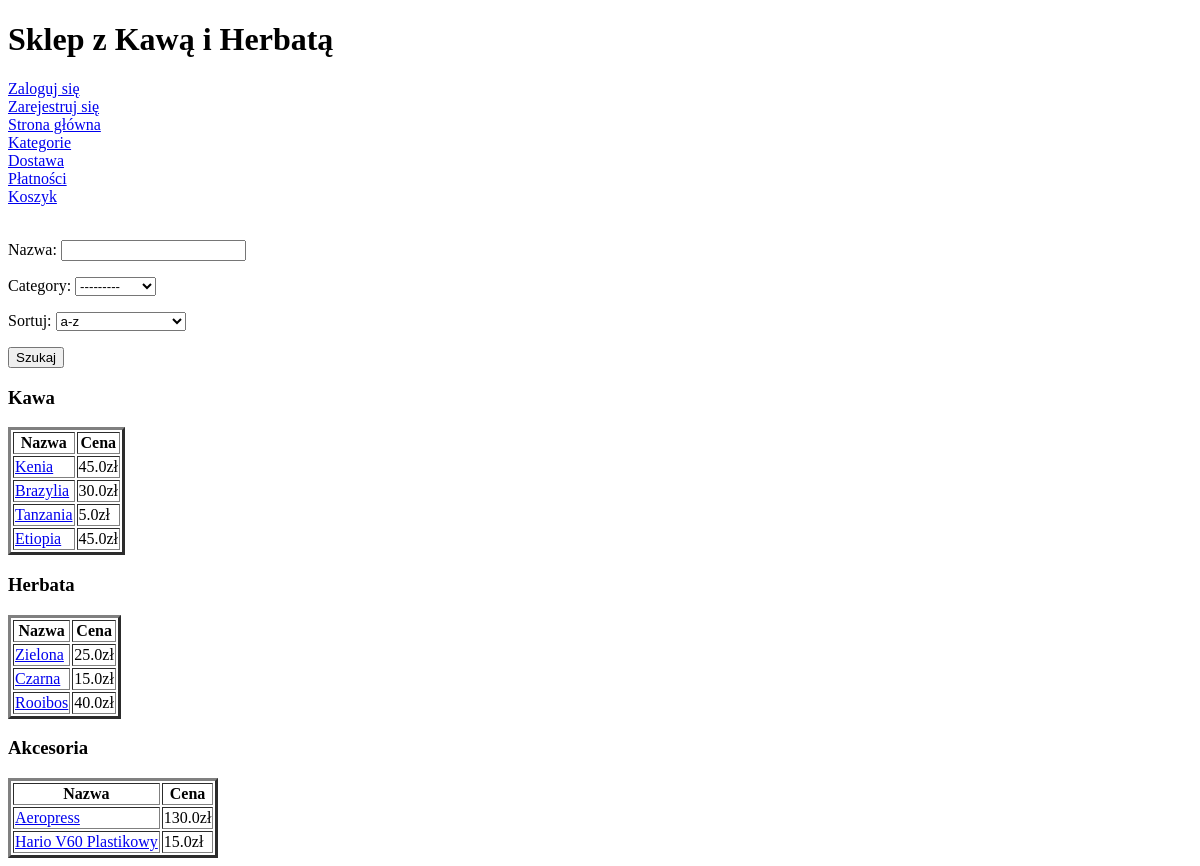
The app's page /, older data.
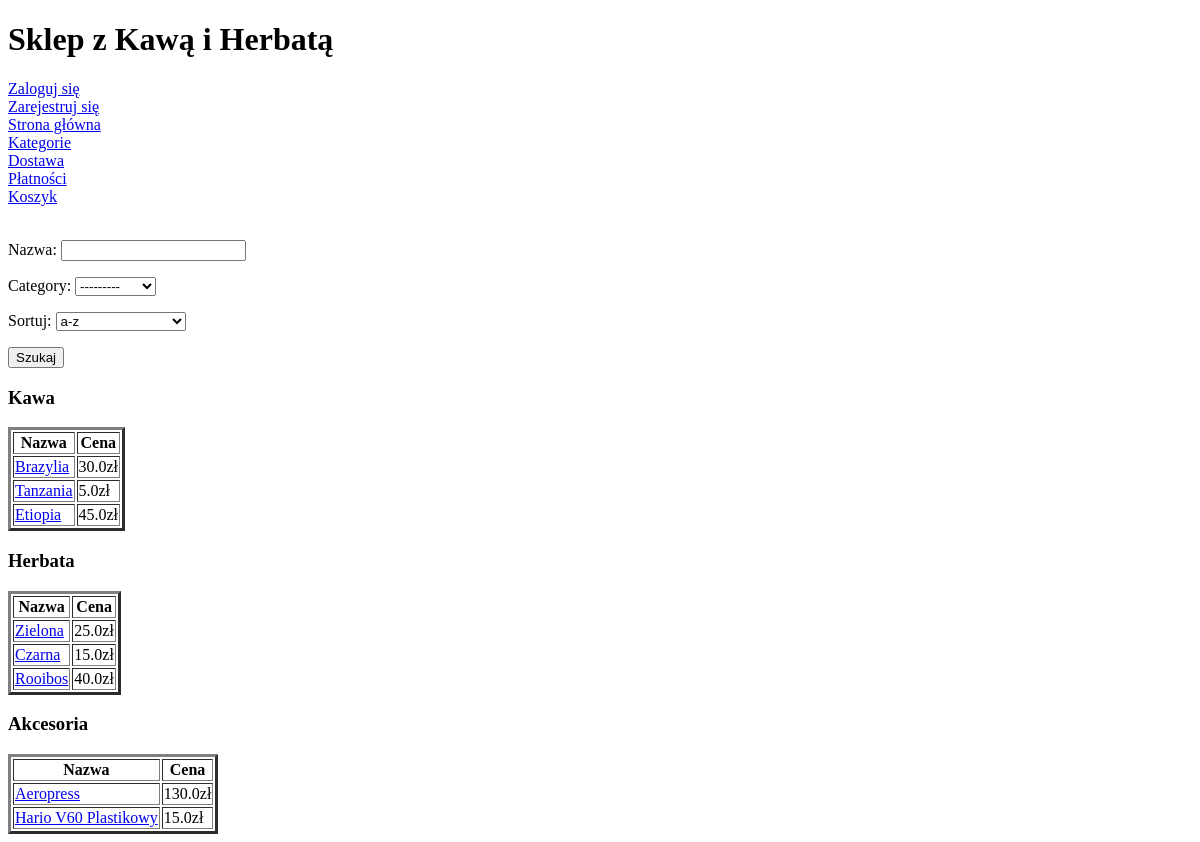
The same page, newer data.
### mysite/models.py (models this page shows)
class Category(models.Model):
    name = models.CharField('Nazwa', max_length=50, unique=True)
    def __str__(self):
        return f'{self.name}'

class Product(models.Model):
    name = models.CharField('Nazwa', max_length=50, null=True, blank=True)
    price =  models.FloatField('Cena', validators=[MinValueValidator(0)])
    category = models.ForeignKey(Category, models.PROTECT, 'Kategoria', null=True, blank=True)
    description = models.TextField('Opis', null=True, blank=True)
    availability = models.BooleanField('Dostępność')
    quantity = models.PositiveIntegerField('Ilość w magazynie')
    def __str__(self):
        return f'{self.name}'

### mysite/views.py (the view)
# urls.py: path('', views.HomePageView.as_view(), name="home"),
class HomePageView(ListView):
    model = Product
    template_name = 'mysite/product/product_list.html'
    def get_context_data(self, context=None, **kwargs):
        context = super().get_context_data(**kwargs)
        sort = None
        form = ProductSearchForm(self.request.GET)
        if form.is_valid():
            sort = form.cleaned_data.get('sort', '')
            if form.cleaned_data.get('name', ''):
                name = form.cleaned_data.get('name', '').strip()
                if name:
                    context["product_list"] = context["product_list"].filter(name__icontains=name)
        category = self.request.GET.get('category') if self.request.GET.get('category') != None else ''
        if category:
            context["one_category"] = Category.objects.get(pk=category)
            context["product_list"] = context["product_list"].filter(category=category)
        else:
            context["category_list"] = Category.objects.all()
        if sort:
            context["product_list"] = context["product_list"].order_by(sort)
        return super().get_context_data(
            form=form,
            context=context,
            **kwargs)

### mysite/forms.py (shortened to what this page needs)
class ProductSearchForm(ModelForm):
    sort = forms.ChoiceField(choices=SORT_CHOICES, label="Sortuj")
    sort.required = False
    class Meta:
        model = Product
        fields = ('name', 'category', )

### mysite/templates/mysite/product/product_list.html (shortened to what this page needs)
{% extends 'base.html' %}
{% block content %}
<form method="get">
    {{form.as_p}}
    <button type="submit">Szukaj</button>
</form>
{% if context.one_category %}
    <h3>{{context.one_category}}</h3>
    <table border="3px">
        <thead>
            <tr>
                <th>
                    Nazwa
                </th>
                <th>
                    Cena
                </th>
                {% if user.is_superuser %}
                    <th>
                        Akcje
                    </th>
                {% endif %}
            </tr>
        </thead>
        <tbody>
        {% for product in context.product_list %}
            <tr>
                <td>
                    <a href="/product/{{product.id}}/">{{product}}</a>
                </td>
                <td>
                    {{product.price}}zł
                </td>
                {% if user.is_superuser %}
                    <td>
                        <a href="/product/{{product.id}}/update/">Edytuj </a>
                        <a href="/product/{{product.id}}/delete/">Usuń </a>
                    </td>
                {% endif %}
            </tr>
        {% endfor %}
        </tbody>
    </table>
{% else %}
    {% for category in context.category_list %}
        <h3>{{category}}</h3>
        <table border="3px">
            <thead>
                <tr>
                    <th>
                        Nazwa
                    </th>
                    <th>
                        Cena
                    </th>
                </tr>
            </thead>
            <tbody>
            {% for product in context.product_list %}
                {% if product.category == category %}
                    <tr>
                        <td>
                            <a href="/product/{{product.id}}/">{{product}}</a>
                        </td>
                        <td>
                            {{product.price}}zł
                        </td>
                    </tr>
                {% endif %}
            {% endfor %}
            </tbody>
        </table>
    {% endfor %}
{% endif %}
{% endblock %}

### ecommerce/templates/base.html (shortened to what this page needs)
<!DOCTYPE html>
<html>
  <head>
  </head>
  <body>
    <h1>Sklep z Kawą i Herbatą</h1>
    {% if user.is_authenticated %}
      <h4>{{user}}</h4>
      <div>
        <a href="/accounts/logout/"> Wyloguj się </a>
      </div>
    {% else %}
      <div>
        <a href="/accounts/login/"> Zaloguj się </a>
      </div>
      <div>
        <a href="/user/create/"> Zarejestruj się </a>
      </div>
    {% endif %}
    <div>
      <a href="/"> Strona główna </a>
    </div>
    <div>
      <a href="/category/"> Kategorie </a>
    </div>
    <div>
      <a href="/delivery/"> Dostawa </a>
    </div>
    <div>
      <a href="/payment/"> Płatności </a>
    </div>
    <div>
      <a href="/order_detail/"> Koszyk </a>
    </div>
    <br>
    {% block content %}{% endblock %}
  </body>
</html>

Row changes from the older to the newer data that the page shows:
removed Product: name "Kenia", price "45.0", shown under Category "Kawa"
